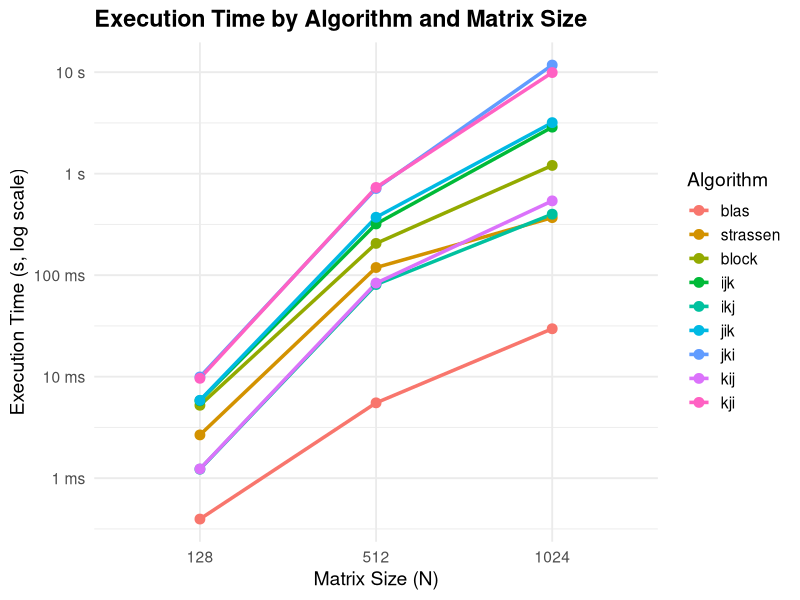
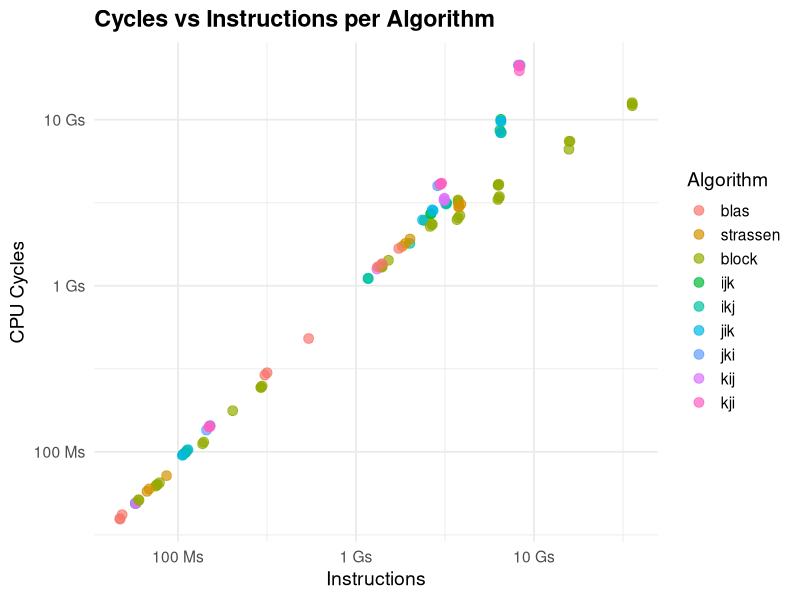
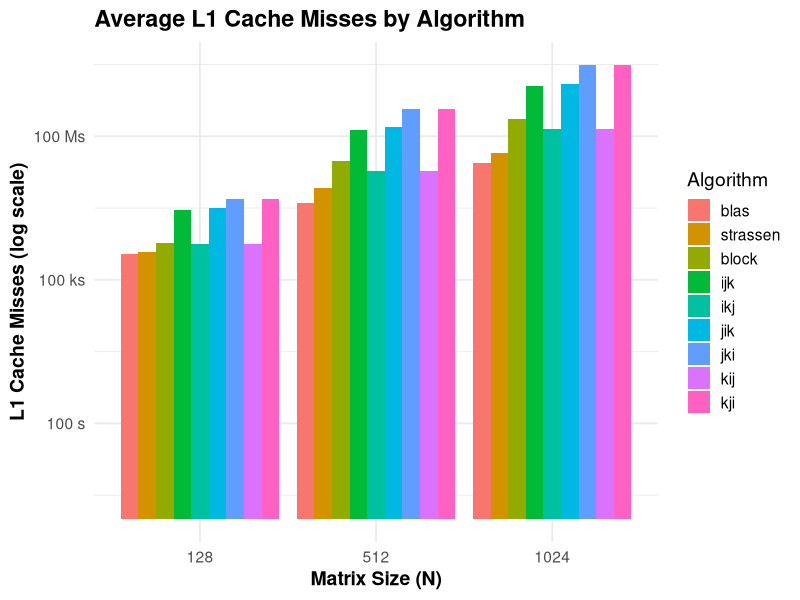
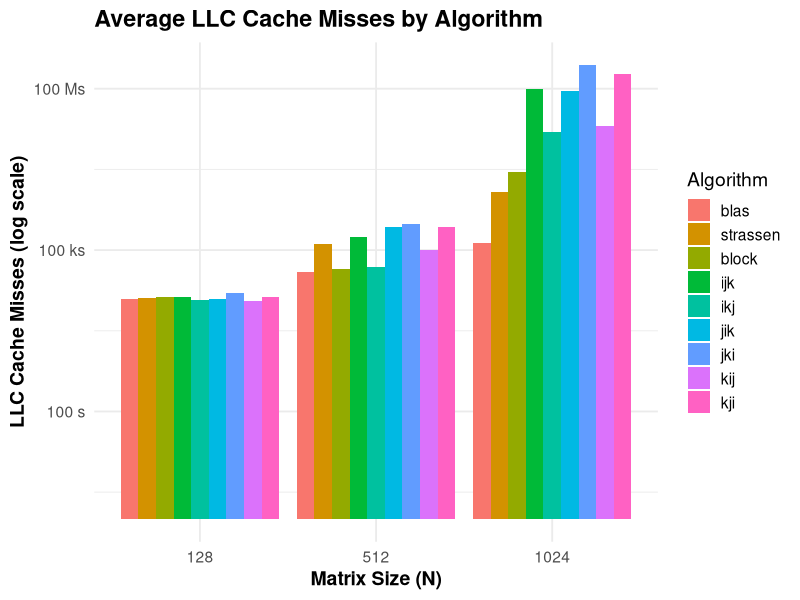

Generate these figures, in order, with R:
setwd("~/Descargas/codigo/")

# Instalar paquetes si es necesario
# install.packages(c("ggplot2", "dplyr", "readr", "scales"))

library(ggplot2)
library(dplyr)
library(readr)
library(scales)

# Cargar CSV (ajusta la ruta si es necesario)
df <- read_csv("measurements.csv")

# Convertir a factores ordenados para controlar el orden en los gráficos
df$mode <- factor(df$mode, levels = c("blas", "strassen", "block", "ijk", "ikj", "jik", "jki", "kij", "kji"))

# Tiempo de ejecucion por algoritmo y tamaño
ggplot(df, aes(x = as.factor(N), y = real_time_s, color = mode, group = mode)) +
  stat_summary(fun = mean, geom = "line", linewidth = 1.2) +  # linewidth en lugar de size
  stat_summary(fun = mean, geom = "point", size = 3) +
  scale_y_log10(
    labels = label_number(scale_cut = cut_si("s"))  # reemplazo moderno de label_number_si()
  ) +
  labs(
    title = "Execution Time by Algorithm and Matrix Size",
    x = "Matrix Size (N)",
    y = "Execution Time (s, log scale)",
    color = "Algorithm"
  ) +
  theme_minimal(base_size = 14) +
  theme(
    legend.position = "right",
    plot.title = element_text(face = "bold")
  )

# Ciclos vs Instrucciones (eficiencia)
ggplot(df, aes(x = instructions, y = cycles, color = mode)) +
  geom_point(alpha = 0.7, size = 3) +
  scale_x_log10(labels = label_number(scale_cut = cut_si("s"))) +
  scale_y_log10(labels = label_number(scale_cut = cut_si("s"))) +
  labs(
    title = "Cycles vs Instructions per Algorithm",
    x = "Instructions",
    y = "CPU Cycles",
    color = "Algorithm"
  ) +
  theme_minimal(base_size = 14) +
  theme(
    plot.title = element_text(face = "bold"),
    legend.position = "right"
  )

# Cache misses (rendimiento de memoria)
# - L1
ggplot(df, aes(x = as.factor(N), y = L1_dcache_load_misses, fill = mode)) +
  stat_summary(fun = mean, geom = "bar", position = "dodge") +
  scale_y_log10(labels = label_number(scale_cut = cut_si("s"))) +
  labs(
    title = "Average L1 Cache Misses by Algorithm",
    x = "Matrix Size (N)",
    y = "L1 Cache Misses (log scale)",
    fill = "Algorithm"
  ) +
  theme_minimal(base_size = 14) +
  theme(
    plot.title = element_text(face = "bold"),
    axis.title = element_text(face = "bold"),
    legend.position = "right"
  )
# - LLC cache
ggplot(df, aes(x = as.factor(N), y = LLC_load_misses, fill = mode)) +
  stat_summary(fun = mean, geom = "bar", position = "dodge") +
  scale_y_log10(labels = label_number(scale_cut = cut_si("s"))) +
  labs(
    title = "Average LLC Cache Misses by Algorithm",
    x = "Matrix Size (N)",
    y = "LLC Cache Misses (log scale)",
    fill = "Algorithm"
  ) +
  theme_minimal(base_size = 14) +
  theme(
    plot.title = element_text(face = "bold"),
    axis.title = element_text(face = "bold"),
    legend.position = "right"
  )
